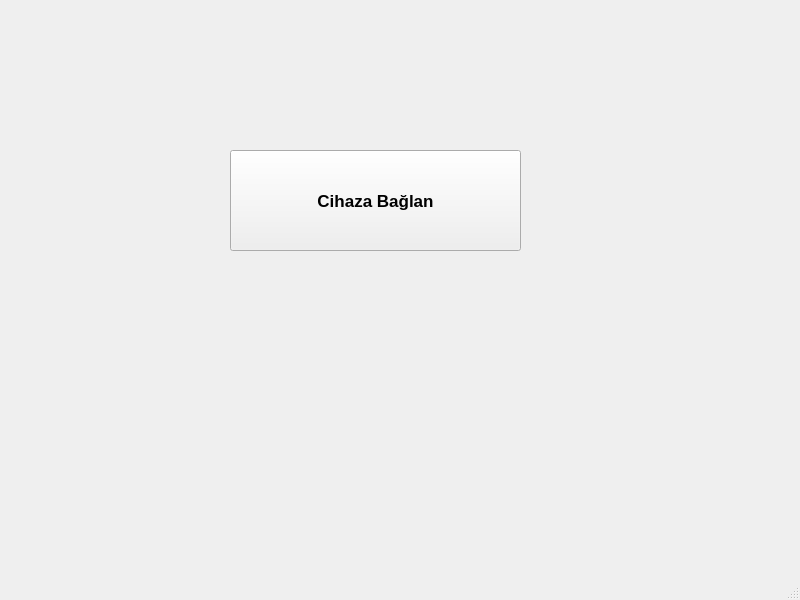
<?xml version="1.0" encoding="UTF-8"?>
<ui version="4.0">
 <class>MainWindow</class>
 <widget class="QMainWindow" name="MainWindow">
  <property name="geometry">
   <rect>
    <x>0</x>
    <y>0</y>
    <width>800</width>
    <height>600</height>
   </rect>
  </property>
  <property name="windowTitle">
   <string>MainWindow</string>
  </property>
  <widget class="QWidget" name="centralwidget">
   <widget class="QPushButton" name="pushButton">
    <property name="geometry">
     <rect>
      <x>230</x>
      <y>150</y>
      <width>291</width>
      <height>101</height>
     </rect>
    </property>
    <property name="font">
     <font>
      <pointsize>13</pointsize>
      <weight>75</weight>
      <bold>true</bold>
     </font>
    </property>
    <property name="text">
     <string>Cihaza Bağlan</string>
    </property>
   </widget>
  </widget>
  <widget class="QMenuBar" name="menubar">
   <property name="geometry">
    <rect>
     <x>0</x>
     <y>0</y>
     <width>800</width>
     <height>26</height>
    </rect>
   </property>
  </widget>
  <widget class="QStatusBar" name="statusbar"/>
 </widget>
 <resources/>
 <connections/>
</ui>
